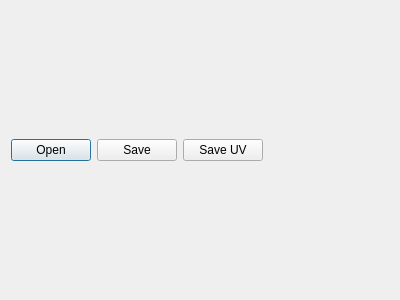
<?xml version="1.0" encoding="UTF-8"?>
<ui version="4.0">
 <class>TextureDialog</class>
 <widget class="QDialog" name="TextureDialog">
  <property name="geometry">
   <rect>
    <x>0</x>
    <y>0</y>
    <width>400</width>
    <height>300</height>
   </rect>
  </property>
  <property name="windowTitle">
   <string>Texture</string>
  </property>
  <layout class="QVBoxLayout" name="verticalLayout">
   <item>
    <widget class="QWidget" name="widget_3" native="true">
     <property name="sizePolicy">
      <sizepolicy hsizetype="Preferred" vsizetype="Maximum">
       <horstretch>0</horstretch>
       <verstretch>0</verstretch>
      </sizepolicy>
     </property>
     <layout class="QHBoxLayout" name="horizontalLayout_2">
      <property name="margin">
       <number>0</number>
      </property>
      <item>
       <widget class="QPushButton" name="openButton">
        <property name="text">
         <string>Open</string>
        </property>
       </widget>
      </item>
      <item>
       <widget class="QPushButton" name="saveButton">
        <property name="text">
         <string>Save</string>
        </property>
       </widget>
      </item>
      <item>
       <widget class="QPushButton" name="saveUvButton">
        <property name="text">
         <string>Save UV</string>
        </property>
       </widget>
      </item>
      <item>
       <spacer name="horizontalSpacer_2">
        <property name="orientation">
         <enum>Qt::Horizontal</enum>
        </property>
        <property name="sizeHint" stdset="0">
         <size>
          <width>40</width>
          <height>20</height>
         </size>
        </property>
       </spacer>
      </item>
     </layout>
    </widget>
   </item>
   <item>
    <layout class="QHBoxLayout" name="glLayout"/>
   </item>
  </layout>
 </widget>
 <resources/>
 <connections/>
</ui>
